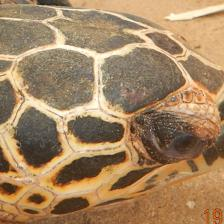
#> input picture image_datasets/turtles-origcrop/ID_238OFM66.JPG, 224 x 224 px; its folder holds only this picture in this run
$ python edge_detection.py
#> lines starting #> are read from the running program, lines starting #| are printed output that depends on the picture
from imutils import paths
import cv2
import os

path = "../image_datasets/turtles-origcrop/"
new_path = '../image_datasets/turtle_edge/'

if not os.path.isdir('../image_datasets/turtle_edge'):
    os.mkdir('../image_datasets/turtle_edge')

for imagePath in paths.list_images(path):
    # load the image, convert it to grayscale
    image = cv2.imread(imagePath)
#> image is the input picture: shape (224, 224, 3); mean B, G, R 97.3, 132.8, 163.4
    img_gray = cv2.cvtColor(image, cv2.COLOR_BGR2GRAY)
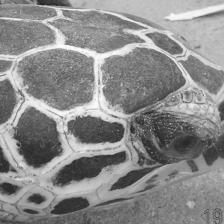
#> img_gray: shape (224, 224); min 19, max 253, mean 137.9
    # Blur the image for better edge detection
    img_blur = cv2.GaussianBlur(img_gray, (3, 3), 0)
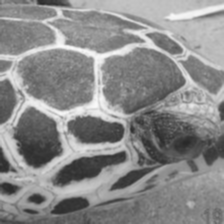
#> img_blur: shape (224, 224); min 41, max 249, mean 137.9
    # Canny Edge Detection
    edges = cv2.Canny(image=img_blur, threshold1=100, threshold2=200)  # Canny Edge Detection
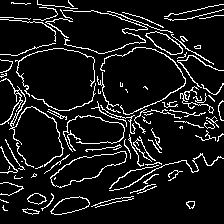
#> edges: shape (224, 224); 9.7% white in thin lines or dots
    filename = imagePath.replace(path, "")
    cv2.imwrite(new_path + filename, edges)

$ run again, on image_datasets/turtles-origcrop/ID_SBTL29PQ.JPG
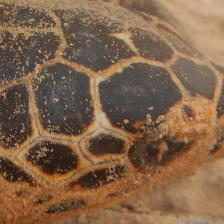
#> input picture image_datasets/turtles-origcrop/ID_SBTL29PQ.JPG, 224 x 224 px
#> image is the input picture: shape (224, 224, 3); mean B, G, R 74.2, 99.5, 129.6
#> `img_gray = cv2.cvtColor(image, cv2.COLOR_BGR2GRAY)`:
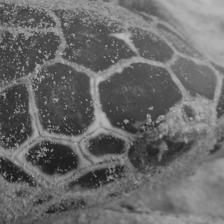
#> img_gray: shape (224, 224); min 19, max 188, mean 105.7
#> `edges = cv2.Canny(image=img_blur, threshold1=100, threshold2=200)`:
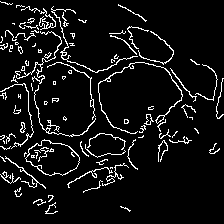
#> edges: shape (224, 224); 7.4% white in thin lines or dots

$ run again, on image_datasets/turtles-origcrop/ID_SHNYCFBF.JPG
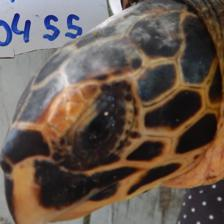
#> input picture image_datasets/turtles-origcrop/ID_SHNYCFBF.JPG, 224 x 224 px
#> image is the input picture: shape (224, 224, 3); mean B, G, R 79.7, 89.6, 104.7
#> `img_gray = cv2.cvtColor(image, cv2.COLOR_BGR2GRAY)`:
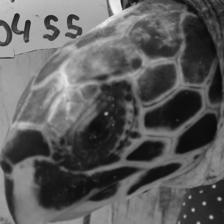
#> img_gray: shape (224, 224); min 6, max 248, mean 93
#> `edges = cv2.Canny(image=img_blur, threshold1=100, threshold2=200)`:
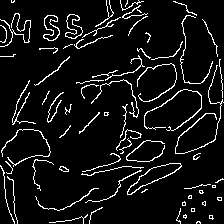
#> edges: shape (224, 224); 7.6% white in thin lines or dots

$ run again, on image_datasets/turtles-origcrop/ID_FADOBT1K.JPG
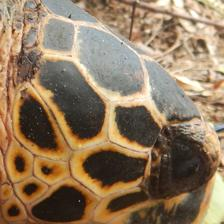
#> input picture image_datasets/turtles-origcrop/ID_FADOBT1K.JPG, 224 x 224 px
#> image is the input picture: shape (224, 224, 3); mean B, G, R 95.4, 122.3, 145.1
#> `img_gray = cv2.cvtColor(image, cv2.COLOR_BGR2GRAY)`:
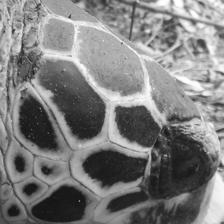
#> img_gray: shape (224, 224); min 10, max 255, mean 126
#> `edges = cv2.Canny(image=img_blur, threshold1=100, threshold2=200)`:
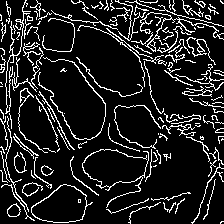
#> edges: shape (224, 224); 12.8% white in thin lines or dots
